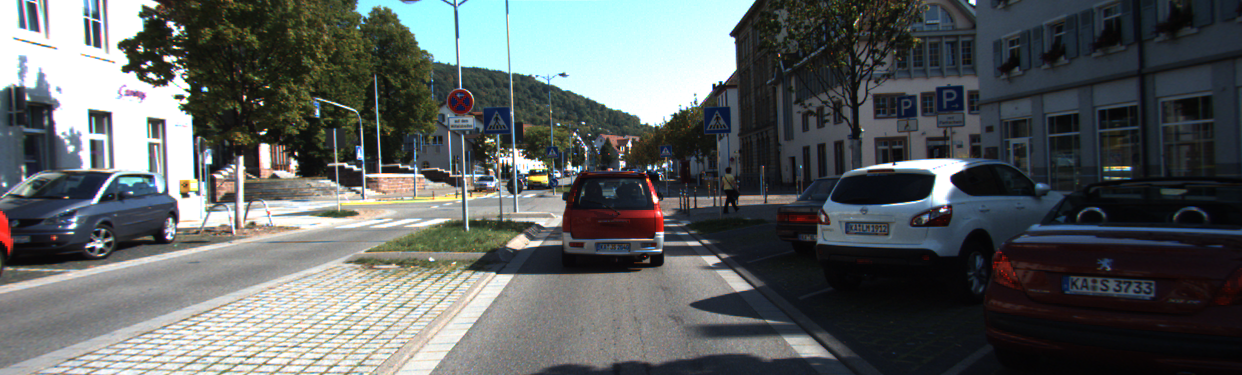
#> input picture examples/test0.jpg, 1242 x 375 px
$ python -i svm_pipeline.py   (imports and definitions only)   (older library calls are emulated)
#> lines starting #> are read from the running program, lines starting #| are printed output that depends on the picture
import matplotlib.image as mpimg
from skimage.feature import hog
from scipy.ndimage.measurements import label
from os import walk
from os import path
import os
import sys
import time
from sklearn.svm import LinearSVC
from sklearn.preprocessing import StandardScaler
from sklearn.model_selection import train_test_split
import pickle
from copy import copy
from timeit import default_timer as timer
import cv2
import numpy as np

### Parameters
color_space = 'YCrCb' # Can be RGB, HSV, LUV, HLS, YUV, YCrCb
# color_space = 'HSV' # Can be RGB, HSV, LUV, HLS, YUV, YCrCb
orient = 9  # HOG orientations
pix_per_cell = 8 # HOG pixels per cell
cell_per_block = 2 # HOG cells per block, which can handel e.g. shadows
hog_channel = "ALL" # Can be 0, 1, 2, or "ALL"
# hog_channel = 2 # Can be 0, 1, 2, or "ALL"
spatial_size = (32, 32) # Spatial binning dimensions
hist_bins = 32    # Number of histogram bins
spatial_feat = True # Spatial features on or off
hist_feat = True # Histogram features on or off
hog_feat = True # HOG features on or off
buffer_weights=[0.1,0.2,0.3,0.4]
# [1 line that did not run here, left out]
Heatmap_buffer = []
N_buffer = 3
y_start_stop = [400, 656] # Min and max in y to search in slide_window()
ystart_0 = y_start_stop[0]
ystop_0 = ystart_0 + 64*2
ystart_1 = ystart_0
ystop_1 = y_start_stop[1]
ystart_2 = ystart_0
ystop_2 = y_start_stop[1]
ystarts = [ystart_1, ystart_2]
ystops = [ystop_1-100, ystop_2]
search_window_scales = [1.5, 2]  # (64x64), (96x96), (128x128)


# Define a function to return HOG features and visualization
def get_hog_features(img, orient, pix_per_cell, cell_per_block,
                        vis=False, feature_vec=True):
    # Call with two outputs if vis==True
    if vis == True:
        features, hog_image = hog(img, orientations=orient,
                                  pixels_per_cell=(pix_per_cell, pix_per_cell),
                                  cells_per_block=(cell_per_block, cell_per_block),
                                  transform_sqrt=True,
                                  visualise=vis, feature_vector=feature_vec)
        return features, hog_image
    # Otherwise call with one output
    else:
        features = hog(img, orientations=orient,
                       pixels_per_cell=(pix_per_cell, pix_per_cell),
                       cells_per_block=(cell_per_block, cell_per_block),
                       transform_sqrt=True,
                       visualise=vis, feature_vector=feature_vec)
        return features


def bin_spatial(img, size=(32, 32)):
#> called with size = (32, 32)
    color1 = cv2.resize(img[:,:,0], size).ravel()
#> color1 = 1024 values, max 255 at index 1, min 3 at index 986, mean 90.42
    color2 = cv2.resize(img[:,:,1], size).ravel()
#> color2 = 1024 values, max 255 at index 1, min 4 at index 511, mean 95.73
    color3 = cv2.resize(img[:,:,2], size).ravel()
#> color3 = 1024 values, max 255 at index 1, min 3 at index 1020, mean 96.01
    return np.hstack((color1, color2, color3))


# Define a function to compute color histogram features
# NEED TO CHANGE bins_range if reading .png files with mpimg!
def color_hist(img, nbins=32):
    # Compute the histogram of the color channels separately
    channel1_hist = np.histogram(img[:,:,0], bins=nbins)
    channel2_hist = np.histogram(img[:,:,1], bins=nbins)
    channel3_hist = np.histogram(img[:,:,2], bins=nbins)
    # Concatenate the histograms into a single feature vector
    hist_features = np.concatenate((channel1_hist[0], channel2_hist[0], channel3_hist[0]))
    # Return the individual histograms, bin_centers and feature vector
    return hist_features


# Define a function to extract features from a list of images
# Have this function call bin_spatial() and color_hist()
# [113 lines left out: functions extract_features, slide_window, draw_boxes, convert_color, not called in this run]


# Define a function to extract features from a single image window
def single_img_features(img, color_space='RGB', spatial_size=(32, 32),
                        hist_bins=32, orient=9,
                        pix_per_cell=8, cell_per_block=2, hog_channel=0,
                        spatial_feat=True, hist_feat=True, hog_feat=True):
    #1) Define an empty list to receive features
    img_features = []
    #2) Apply color conversion if other than 'RGB'
    if color_space != 'RGB':
        if color_space == 'HSV':
            feature_image = cv2.cvtColor(img, cv2.COLOR_RGB2HSV)
        elif color_space == 'LUV':
            feature_image = cv2.cvtColor(img, cv2.COLOR_RGB2LUV)
        elif color_space == 'HLS':
            feature_image = cv2.cvtColor(img, cv2.COLOR_RGB2HLS)
        elif color_space == 'YUV':
            feature_image = cv2.cvtColor(img, cv2.COLOR_RGB2YUV)
        elif color_space == 'YCrCb':
            feature_image = cv2.cvtColor(img, cv2.COLOR_RGB2YCrCb)
    else:
        feature_image = np.copy(img)
    #3) Compute spatial features if flag is set
    if spatial_feat == True:
        spatial_features = bin_spatial(feature_image, size=spatial_size)
#> spatial_features = 3072 values, max 255 at index 1, min 3 at index 986, mean 94.05
        #4) Append features to list
        img_features.append(spatial_features)
    #5) Compute histogram features if flag is set
    if hist_feat == True:
        hist_features = color_hist(feature_image, nbins=hist_bins)
#> in color_hist, `hist_features = np.concatenate((channel1_hist[0], channel2_hist[0], ch..`: hist_features = 96 values, max 54599 at index 95, min 3827 at index 94, mean 14554.7
        #6) Append features to list
        img_features.append(hist_features)
    #7) Compute HOG features if flag is set
    if hog_feat == True:
        if hog_channel == 'ALL':
            hog_features = []
            for channel in range(feature_image.shape[2]):
                hog_features.extend(get_hog_features(feature_image[:,:,channel],
                                    orient, pix_per_cell, cell_per_block,
                                    vis=False, feature_vec=True))
        else:
            hog_features = get_hog_features(feature_image[:,:,hog_channel], orient,
                        pix_per_cell, cell_per_block, vis=False, feature_vec=True)
#> in get_hog_features, `features = hog(img, orientations=orient, pixels_per_cell=(pix_per_cell..`:
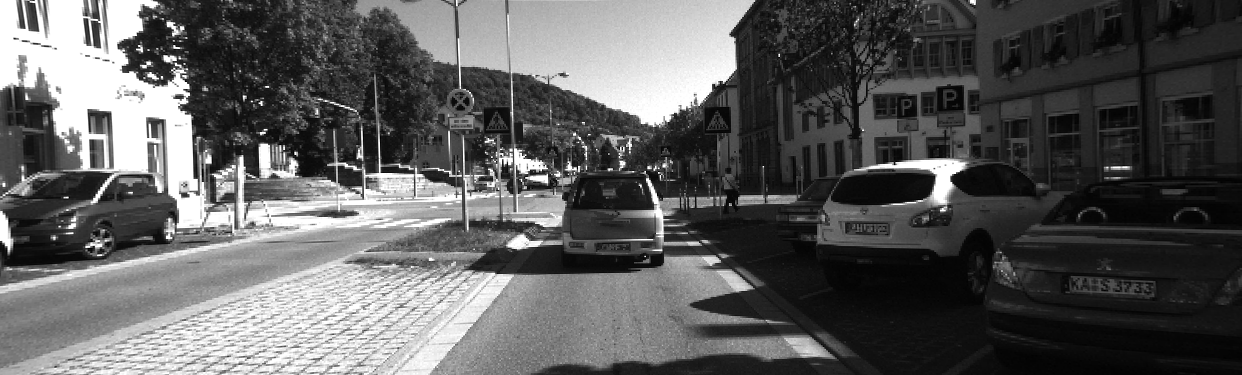
#> img: shape (375, 1242); min 0, max 255, mean 91.8
        #8) Append features to list
        img_features.append(hog_features)

    #9) Return concatenated array of features
    return np.concatenate(img_features)


# Define a function you will pass an image
# and the list of windows to be searched (output of slide_windows())
# [207 lines left out: functions search_windows, find_cars, add_heat, apply_threshold, draw_bboxes, generate_heatmap and 1 more, not called in this run]


# if svm classifer exist, load it; otherwise, compute the svm classifier
# [89 lines not run here, left out]


# [11 lines left out: function vehicle_detection_svm, not called in this run]

>>> import cv2
>>> picture = cv2.cvtColor(cv2.imread('../examples/test0.jpg'), cv2.COLOR_BGR2RGB)
>>> result = single_img_features(picture)

$ run again, on examples/test1.jpg
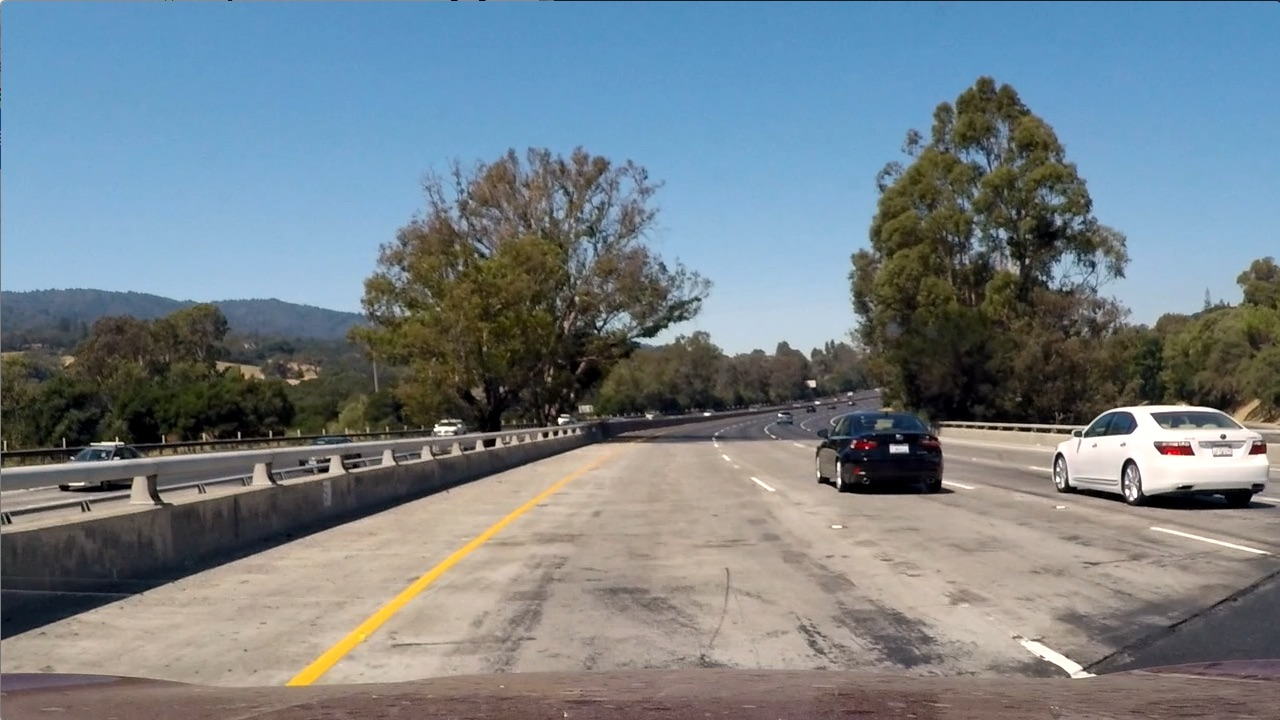
#> input picture examples/test1.jpg, 1280 x 720 px
#> color1 = 1024 values, max 255 at index 635, min 0 at index 579, mean 117.3
#> color2 = 1024 values, max 255 at index 604, min 0 at index 611, mean 128.5
#> color3 = 1024 values, max 254 at index 604, min 0 at index 582, mean 135.6
#> spatial_features = 3072 values, max 255 at index 635, min 0 at index 579, mean 127.1
#> in color_hist, `hist_features = np.concatenate((channel1_hist[0], channel2_hist[0], ch..`: hist_features = 96 values, max 111331 at index 89, min 936 at index 60, mean 28800
#> in get_hog_features, `features = hog(img, orientations=orient, pixels_per_cell=(pix_per_cell..`:
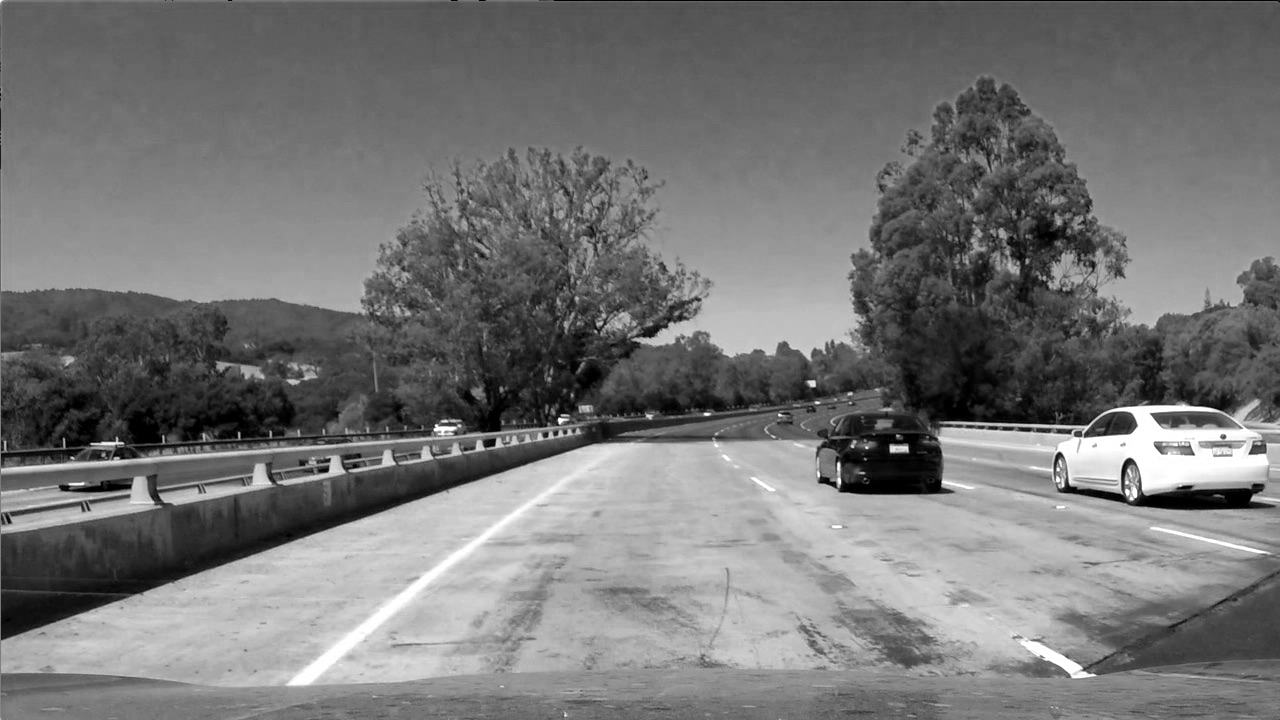
#> img: shape (720, 1280); min 0, max 255, mean 117.5

$ run again, on examples/test2.jpg
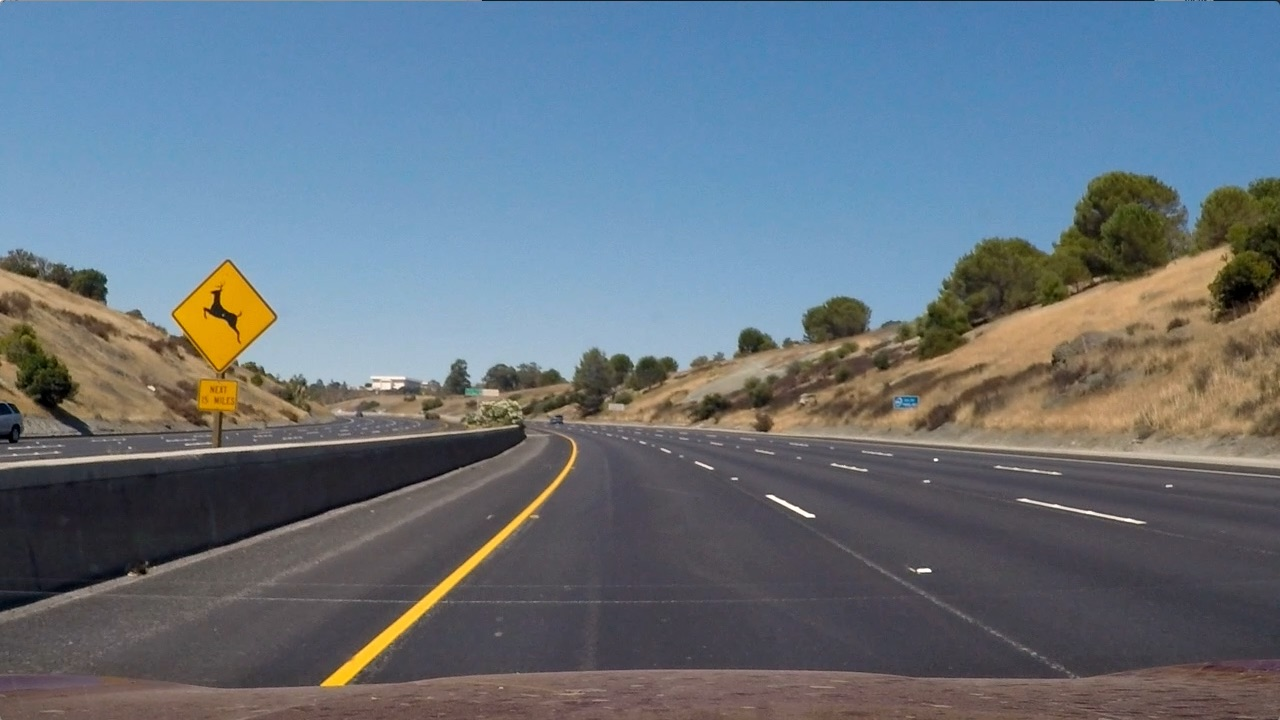
#> input picture examples/test2.jpg, 1280 x 720 px
#> color1 = 1024 values, max 253 at index 811, min 8 at index 545, mean 102.2
#> color2 = 1024 values, max 207 at index 730, min 6 at index 545, mean 113.9
#> color3 = 1024 values, max 209 at index 490, min 0 at index 453, mean 124.8
#> spatial_features = 3072 values, max 253 at index 811, min 0 at index 2501, mean 113.6
#> in color_hist, `hist_features = np.concatenate((channel1_hist[0], channel2_hist[0], ch..`: hist_features = 96 values, max 117155 at index 74, min 82 at index 95, mean 28800
#> in get_hog_features, `features = hog(img, orientations=orient, pixels_per_cell=(pix_per_cell..`:
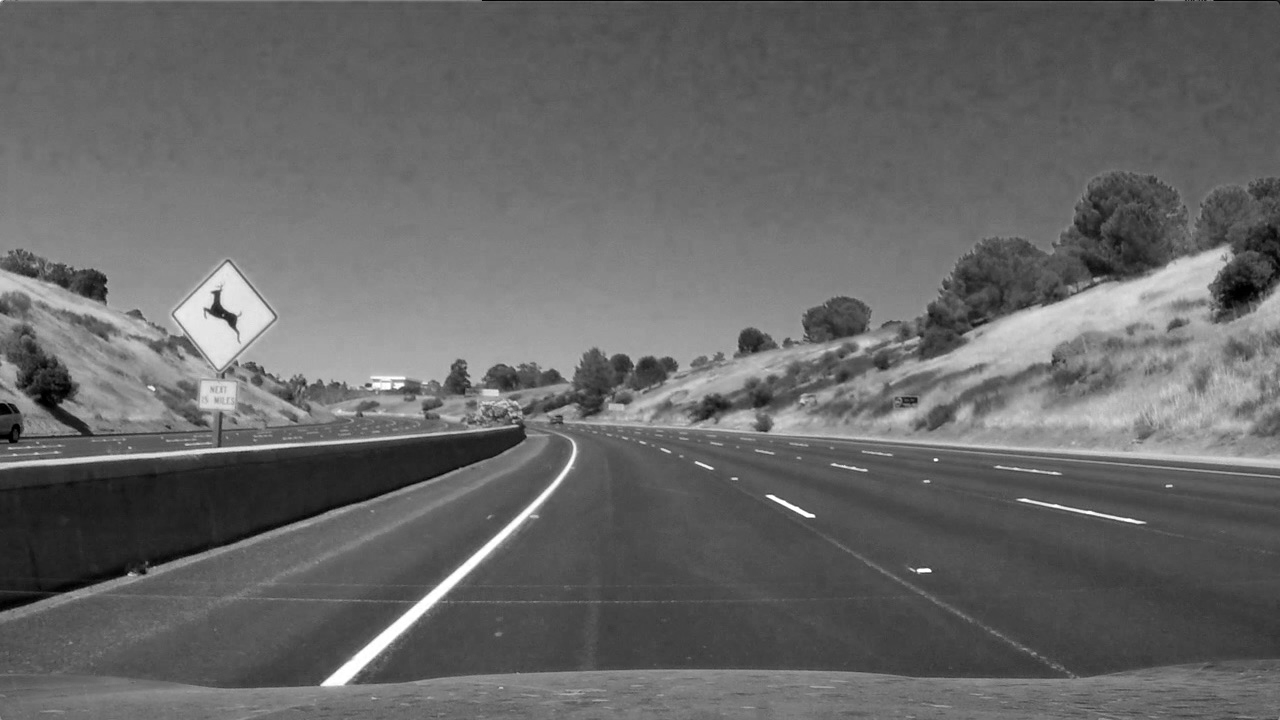
#> img: shape (720, 1280); min 0, max 255, mean 102.8

$ run again, on examples/test3.jpg
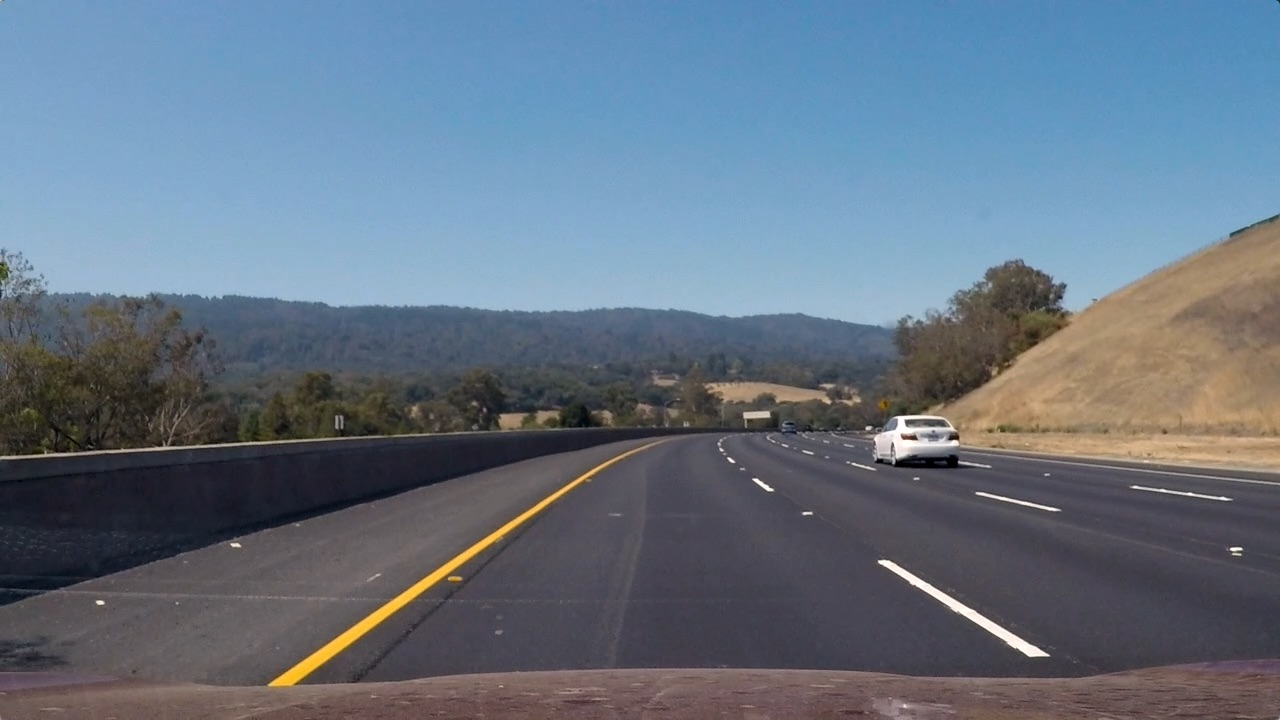
#> input picture examples/test3.jpg, 1280 x 720 px
#> color1 = 1024 values, max 255 at index 904, min 12 at index 801, mean 101.3
#> color2 = 1024 values, max 247 at index 822, min 16 at index 662, mean 115.6
#> color3 = 1024 values, max 240 at index 822, min 17 at index 662, mean 130.9
#> spatial_features = 3072 values, max 255 at index 904, min 12 at index 801, mean 115.9
#> in color_hist, `hist_features = np.concatenate((channel1_hist[0], channel2_hist[0], ch..`: hist_features = 96 values, max 140896 at index 89, min 252 at index 58, mean 28800
#> in get_hog_features, `features = hog(img, orientations=orient, pixels_per_cell=(pix_per_cell..`:
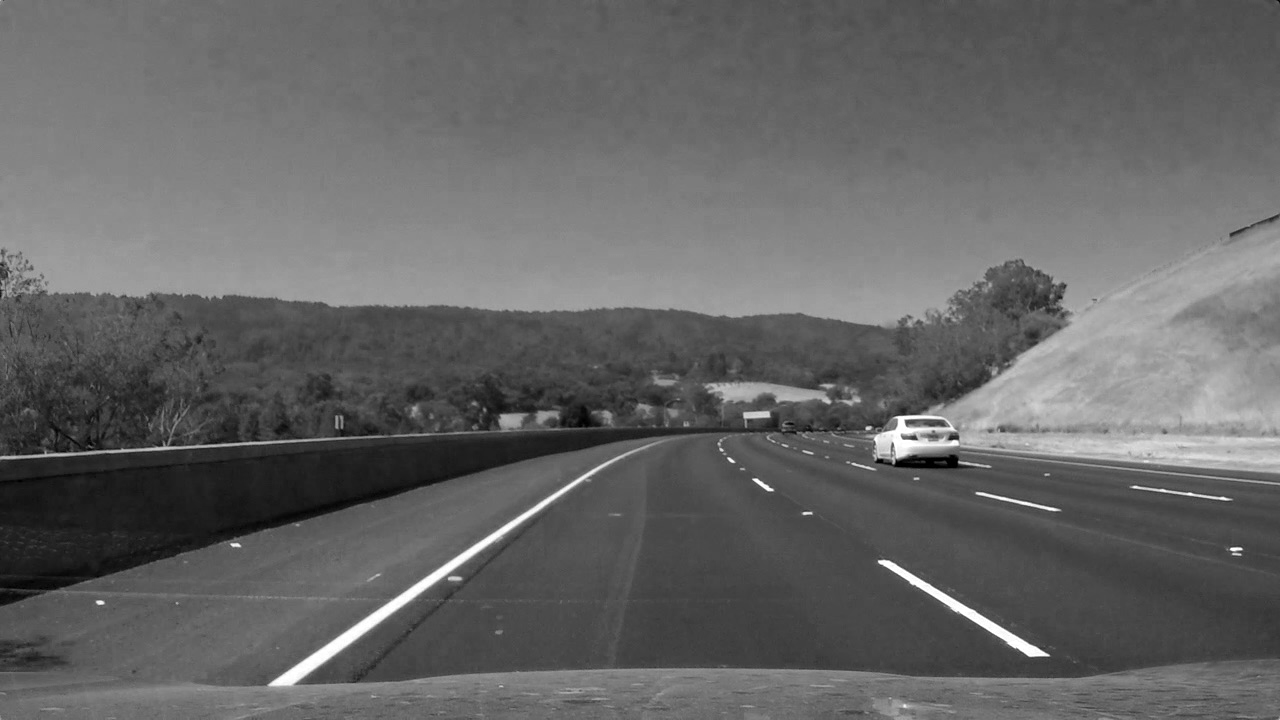
#> img: shape (720, 1280); min 0, max 255, mean 101.1
